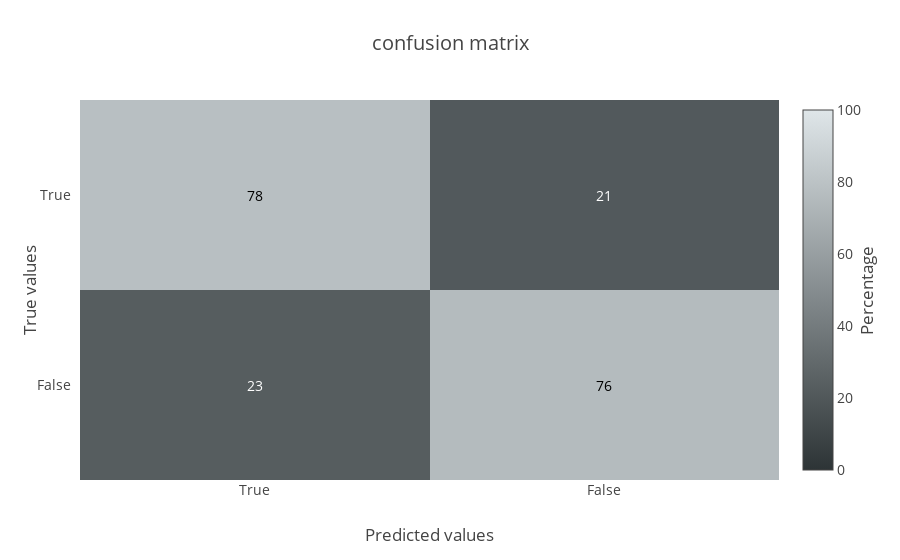

Source (notebook cell):
### Code cell
m = plot_confusion_matrix(y_true=y_train, y_pred=cv_predict)
py.iplot(m, filename='fatigue/confusion_matrix_train')

### Figure 1 — Plotly figure (JSON) as saved in the notebook; plotly's stock layout.template omitted (floating-point values rounded to 4 significant figures)
{"data": [{"colorbar": {"title": "Percentage", "titleside": "right"}, "colorscale": [[0, "#2d3436"], [1, "#dfe6e9"]], "showscale": true, "type": "heatmap", "x": ["True", "False"], "y": ["True", "False"], "z": [[78, 21], [23, 76]], "zmax": 100, "zmin": 0}], "layout": {"annotations": [{"font": {"color": "#000000"}, "showarrow": false, "text": "78", "x": "True", "xref": "x1", "y": "True", "yref": "y1"}, {"font": {"color": "#FFFFFF"}, "showarrow": false, "text": "21", "x": "False", "xref": "x1", "y": "True", "yref": "y1"}, {"font": {"color": "#FFFFFF"}, "showarrow": false, "text": "23", "x": "True", "xref": "x1", "y": "False", "yref": "y1"}, {"font": {"color": "#000000"}, "showarrow": false, "text": "76", "x": "False", "xref": "x1", "y": "False", "yref": "y1"}], "font": {"size": 14}, "hovermode": "closest", "title": "confusion matrix", "xaxis": {"dtick": 1, "gridcolor": "rgb(0, 0, 0)", "side": "bottom", "ticks": "", "title": "Predicted values"}, "yaxis": {"autorange": "reversed", "dtick": 1, "ticks": "", "ticksuffix": "  ", "title": "True values"}}}
